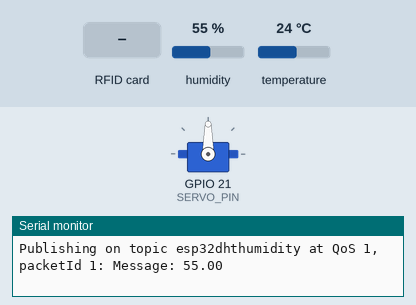
The sketch below on a simulated ESP32. Shown: servo, the last lines printed to the serial monitor. The test bench sets the inputs (shaded band); at power-on: humidity 55 %, temperature 24 °C. WiFi joins after 1.5 s; servers stay silent unless stated; no MQTT or app messages arrive unless stated.

Above: at 1.5 s.
1.6 s: RFID card 53 99 F6 AB held to the reader
At 6.73 s:
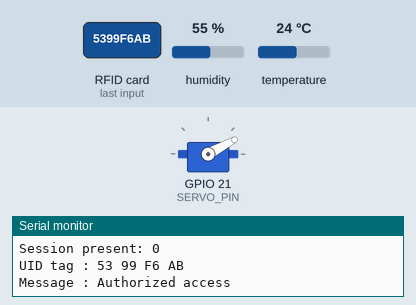
8.6 s: RFID card 13 57 80 77 held to the reader
At 8.83 s:
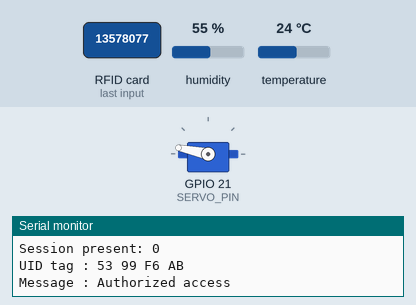
12.1 s: RFID card 63 F4 93 AC held to the reader
At 15.98 s:
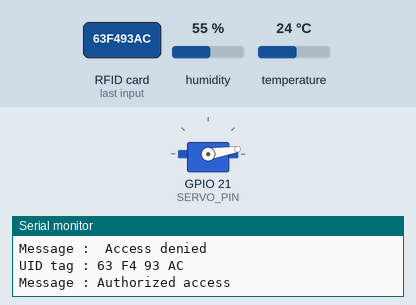
Timing chart, 0 to 21.6 s (numbered marks = the images above; inputs shaded):
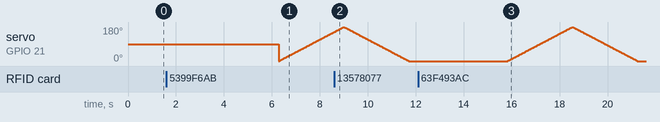

The sketch:

DOORLOCK.ino
```cpp
#include <SPI.h>
#include <MFRC522.h>

#include "DHT.h"
extern "C" {
  #include "freertos/FreeRTOS.h"
  #include "freertos/timers.h"
}
#include <AsyncMqttClient.h>

#define WIFI_SSID "FitbitLab"
#define WIFI_PASSWORD "13578077"

// Raspberry Pi Mosquitto MQTT Broker
//#define MQTT_HOST IPAddress(192, 168, 1, XXX)
// For a cloud MQTT broker, type the domain name
#define MQTT_HOST "broker.mqtt-dashboard.com"
#define MQTT_PORT 1883

// Temperature MQTT Topics
#define MQTT_PUB_TEMP "esp32dhttemperature"
#define MQTT_PUB_HUM  "esp32dhthumidity"

// Digital pin connected to the DHT sensor
#define DHTPIN 33
#define DHTTYPE DHT22
DHT dht(DHTPIN, DHTTYPE);

#include <ESP32Servo.h>

#define SERVO_PIN 21 // ESP32 pin GIOP26 connected to servo motor

#define SS_PIN 5
#define RST_PIN 0
#define ACCESS_DELAY 2000
#define DENIED_DELAY 1000
MFRC522 mfrc522(SS_PIN, RST_PIN);   // Create MFRC522 instance.
Servo servoMotor;

// Variables to hold sensor readings
float temp;
float hum;

AsyncMqttClient mqttClient;
TimerHandle_t mqttReconnectTimer;
TimerHandle_t wifiReconnectTimer;

#include <WiFi.h>
#include <WiFiClientSecure.h>
#include <UniversalTelegramBot.h>
#include <ArduinoJson.h>

// Initialize Telegram BOT
#define BOTtoken "5596581965:AAFfUicxeRrFEzfV3OoF-DYMzhu7H0_bbDo"  // your Bot Token (Get from Botfather)

// Use @myidbot to find out the chat ID of an individual or a group
// Also note that you need to click "start" on a bot before it can
// message you
#define CHAT_ID "-1001625241051"

WiFiClientSecure client;
UniversalTelegramBot bot(BOTtoken, client);

void connectToWifi() {
  Serial.println("Connecting to Wi-Fi...");
  WiFi.begin(WIFI_SSID, WIFI_PASSWORD);
  client.setCACert(TELEGRAM_CERTIFICATE_ROOT); // Add root certificate for api.telegram.org
  bot.sendMessage(CHAT_ID, "Bot started up", "");
}

void connectToMqtt() {
  Serial.println("Connecting to MQTT...");
  mqttClient.connect();
}

void WiFiEvent(WiFiEvent_t event) {
  Serial.printf("[WiFi-event] event: %d\n", event);
  switch(event) {
    case SYSTEM_EVENT_STA_GOT_IP:
      Serial.println("WiFi connected");
      Serial.println("IP address: ");
      Serial.println(WiFi.localIP());
      connectToMqtt();
      break;
    case SYSTEM_EVENT_STA_DISCONNECTED:
      Serial.println("WiFi lost connection");
      xTimerStop(mqttReconnectTimer, 0); // ensure we don't reconnect to MQTT while reconnecting to Wi-Fi
      xTimerStart(wifiReconnectTimer, 0);
      break;
  }
}

void onMqttConnect(bool sessionPresent) {
  Serial.println("Connected to MQTT.");
  Serial.print("Session present: ");
  Serial.println(sessionPresent);
}

void onMqttDisconnect(AsyncMqttClientDisconnectReason reason) {
  Serial.println("Disconnected from MQTT.");
  if (WiFi.isConnected()) {
    xTimerStart(mqttReconnectTimer, 0);
  }
}

void onMqttPublish(uint16_t packetId) {
  Serial.print("Publish acknowledged.");
  Serial.print("  packetId: ");
  Serial.println(packetId);
}

void motor()
{
    for (int pos = 0; pos <= 180; pos += 1) {
    // in steps of 1 degree
    servoMotor.write(pos);
    delay(15); // waits 15ms to reach the position
  }
    // rotates from 180 degrees to 0 degrees
  for (int pos = 180; pos >= 0; pos -= 1) {
    servoMotor.write(pos);
    delay(15); // waits 15ms to reach the position
  }

}

void setup()
{

  Serial.begin(9600);   // Initiate a serial communication
  SPI.begin();          // Initiate  SPI bus
  dht.begin();
  mfrc522.PCD_Init();   // Initiate MFRC522
  servoMotor.attach(SERVO_PIN);  // attaches the servo on ESP32 pin
   mqttReconnectTimer = xTimerCreate("mqttTimer", pdMS_TO_TICKS(2000), pdFALSE, (void*)0, reinterpret_cast<TimerCallbackFunction_t>(connectToMqtt));
  wifiReconnectTimer = xTimerCreate("wifiTimer", pdMS_TO_TICKS(2000), pdFALSE, (void*)0, reinterpret_cast<TimerCallbackFunction_t>(connectToWifi));

  WiFi.onEvent(WiFiEvent);

  mqttClient.onConnect(onMqttConnect);
  mqttClient.onDisconnect(onMqttDisconnect);
  //mqttClient.onSubscribe(onMqttSubscribe);
  //mqttClient.onUnsubscribe(onMqttUnsubscribe);
  mqttClient.onPublish(onMqttPublish);
  mqttClient.setServer(MQTT_HOST, MQTT_PORT);
  // If your broker requires authentication (username and password), set them below
  //mqttClient.setCredentials("REPlACE_WITH_YOUR_USER", "REPLACE_WITH_YOUR_PASSWORD");
  connectToWifi();
  Serial.println("Put your card to the reader...");
  Serial.println();

}
void loop()
{


  // Look for new cards
  if ( ! mfrc522.PICC_IsNewCardPresent())
  {
    hum = dht.readHumidity();
    // Read temperature as Celsius (the default)
    temp = dht.readTemperature();
    // Read temperature as Fahrenheit (isFahrenheit = true)
    //temp = dht.readTemperature(true);

    // Check if any reads failed and exit early (to try again).
    if (isnan(temp) || isnan(hum)) {
      Serial.println(F("Failed to read from DHT sensor!"));
      return;
    }

    // Publish an MQTT message on topic esp32/dht/temperature
    uint16_t packetIdPub1 = mqttClient.publish(MQTT_PUB_TEMP, 1, true, String(temp).c_str());
    Serial.printf("Publishing on topic %s at QoS 1, packetId: %i", MQTT_PUB_TEMP, packetIdPub1);
    Serial.printf("Message: %.2f \n", temp);

    // Publish an MQTT message on topic esp32/dht/humidity
    uint16_t packetIdPub2 = mqttClient.publish(MQTT_PUB_HUM, 1, true, String(hum).c_str());
    Serial.printf("Publishing on topic %s at QoS 1, packetId %i: ", MQTT_PUB_HUM, packetIdPub2);
    Serial.printf("Message: %.2f \n", hum);

    delay(5000);
    return;
  }
  // Select one of the cards
  if ( ! mfrc522.PICC_ReadCardSerial())
  {
       // New DHT sensor readings

    return;
  }
  //Show UID on serial monitor
  Serial.print("UID tag :");
  String content= "";
  byte letter;
  for (byte i = 0; i < mfrc522.uid.size; i++)
  {
     Serial.print(mfrc522.uid.uidByte[i] < 0x10 ? " 0" : " ");
     Serial.print(mfrc522.uid.uidByte[i], HEX);
     content.concat(String(mfrc522.uid.uidByte[i] < 0x10 ? " 0" : " "));
     content.concat(String(mfrc522.uid.uidByte[i], HEX));
  }
  Serial.println();
  Serial.print("Message : ");
  content.toUpperCase();
  if (content.substring(1) == "53 99 F6 AB") //change here the UID of the card/cards that you want to give access
  {
    Serial.println("Authorized access");
    Serial.println();
    bot.sendMessage(CHAT_ID, "Door unlocked!", "");
    delay(500);
    motor();
    delay(ACCESS_DELAY);

  }

  else if (content.substring(1) == "63 F4 93 AC") //change here the UID of the card/cards that you want to give access
  {
    Serial.println("Authorized access");
    Serial.println();
    bot.sendMessage(CHAT_ID, "Door unlocked!", "");
    delay(500);
    motor();

    delay(ACCESS_DELAY);

  }

 else   {
    Serial.println(" Access denied");
    bot.sendMessage(CHAT_ID, "Unauthorised access!!", "");


    delay(DENIED_DELAY);

  }

}
```

Measured:
- after the input at 12.1 s, servo on GPIO 21 (SERVO_PIN): rises from 0° to 180° in 2.7 s, then falls to 0° in 2.7 s
